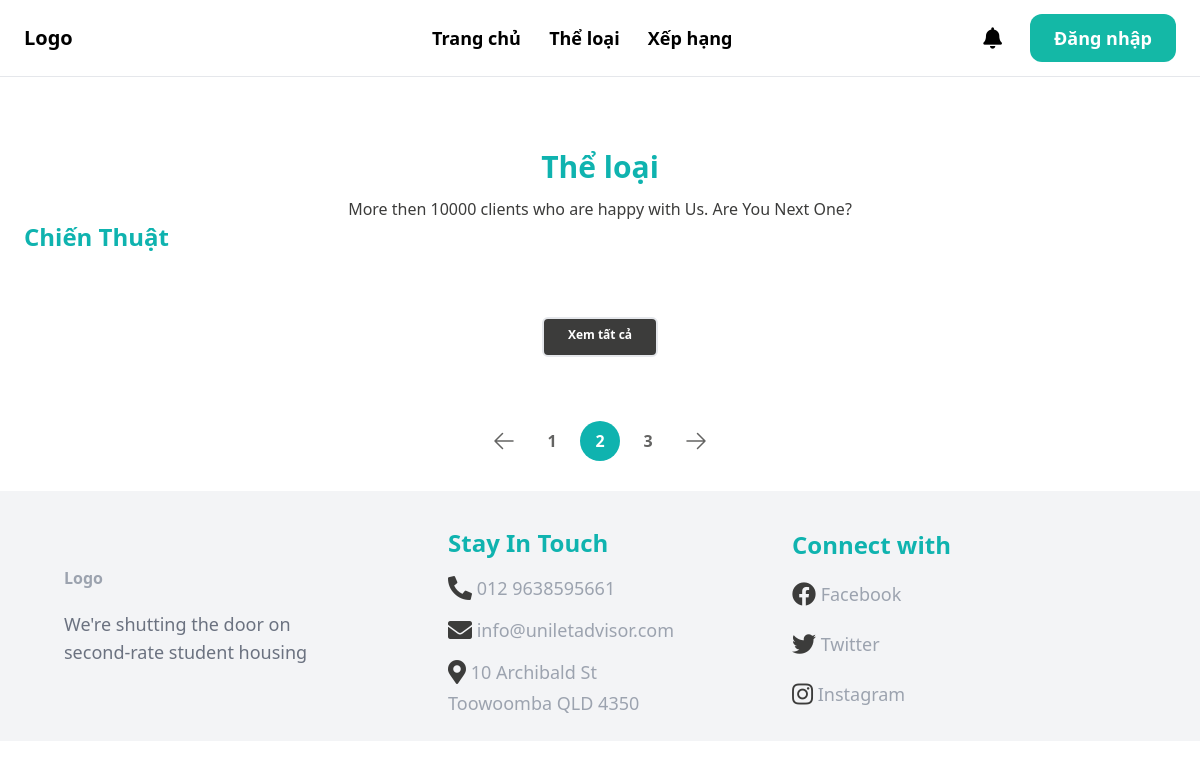
/allCategories/, run on an earlier commit of the app's database.
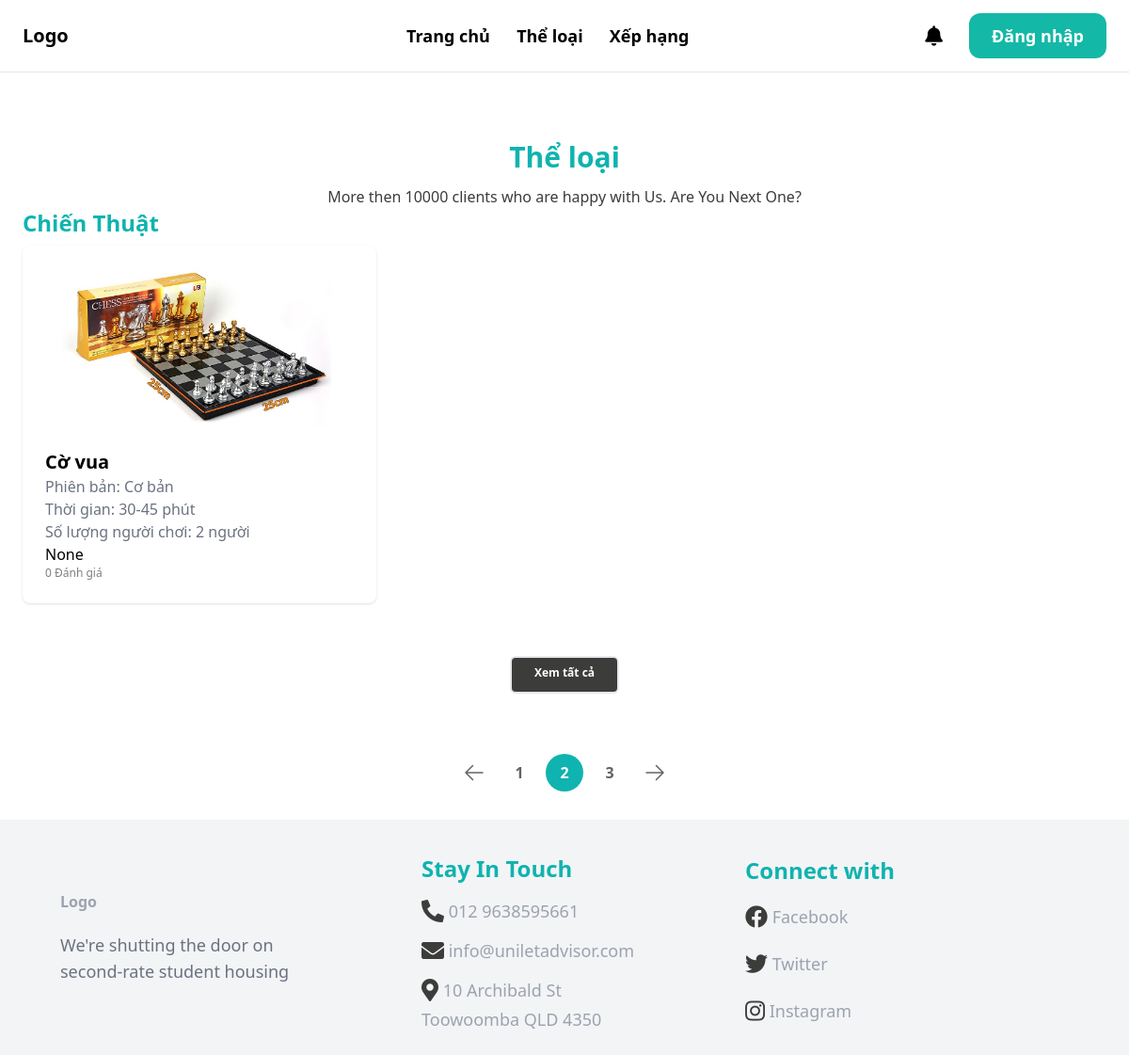
And on a later commit of the database.
### boardgame/models.py (models this page shows, shortened)
class Category(models.Model):
    title = models.CharField(max_length=100, default=None)
    cid = ShortUUIDField(unique=True, primary_key=True, prefix="cat", alphabet='1234567890', length=2, max_length=6)
    description = models.TextField(null=True, blank=True)
    class Meta:
        verbose_name_plural = 'Category'

class  Boardgame(models.Model):
    AGE_RATINGS = (
        ('G', 'Phổ biến'),
        ('7+', 'Trên 7 tuổi'),
        ('12+', 'Trên 12 tuổi'),
        ('16+', 'Trên 16 tuổi'),
        ('18+', 'Trên 18 tuổi'),
    )
    STATUS_BG = (
        ('out_of_stock', 'Boardgame này đã hết'),
        ('stocking', 'Boardgame này vẫn còn'),
    )
    bgid = ShortUUIDField(unique=True, primary_key=True, prefix="bg", alphabet='1234567890', length=2, max_length=6)
    user = models.ForeignKey(User, on_delete=models.SET_NULL, null=True)
    date = models.DateTimeField(default=timezone.now)
    category= models.ForeignKey(Category, on_delete=models.SET_NULL, null=True)
    version = models.ForeignKey(Version, on_delete=models.SET_NULL, null=True)
    title = models.CharField(max_length=100)
    image = models.ImageField(upload_to="user_directory_path")
    description = models.TextField(null=True, blank=True, default="This is the boardgame")
    rule = models.TextField(null=True, blank=True, default="This is rule for boardgame")
    age_rating = models.CharField(choices=AGE_RATINGS, max_length=5, default="G")
    people = models.IntegerField()
    play_time = models.IntegerField()
    price = models.DecimalField(max_digits=99999999999999, decimal_places=2)
    author = models.ForeignKey(Author, on_delete=models.SET_NULL, null=True, blank=True)
    producer = models.ForeignKey(Producer, on_delete=models.SET_NULL, null=True, blank=True)
    publication_year = models.IntegerField(default="2000")
    boardgame_status = models.CharField(choices=STATUS_BG, max_length=20, default="out_of_stock")
    in_stock = models.PositiveIntegerField(default=0)
    order = models.PositiveIntegerField(default=0)
    rental = models.PositiveIntegerField(default=0)
    total = models.PositiveIntegerField(default=0)
    class Meta:
        verbose_name_plural = "Boardgame"
    def get_average_rating(self):
        return self.reviews.aggregate(avg_rating=Avg('rating'))['avg_rating']

class Version(models.Model):
    title = models.CharField(max_length=100, default=None)
    vid = ShortUUIDField(unique=True, primary_key=True, prefix="ver", alphabet='1234567890', length=2, max_length=6)
    description = models.TextField(null=True, blank=True)
    class Meta:
        verbose_name_plural = 'Version'
    def __str__(self):
        return self.title

### core/views.py (the view)
# urls.py: path('allCategories/', views.allCategories, name='allCategories'),
def allCategories(request):
    categories = Category.objects.all()
    return render(request, 'core/allCategories.html',{
        'categories': categories,
    })

### templates/core/allCategories.html (shortened to what the changed rows need)
{% extends 'core/base.html' %}
{% load static %}
{% block content %}
    <div class="grid grid-row-2 gap-2 ">
        {% for categori in categories %}
            <a href="{% url "core:category" categori.cid %}">
                <p class="text-left text-2xl font-bold text-[#0FB3AF]">{{ categori.title }}</p>
            </a>
            <div class="grid grid-cols-3 gap-3 ">
                {% for boardgame in categori.boardgame_set.all|slice:":3" %}
                    <div class="shadow bg-[#ffffff] rounded-lg">
                        <a href="{% url "boardgame:detail" boardgame.bgid %}" class="boardgame-info">
                            <div >
                                <img src="{{ boardgame.image.url }}" class="rounded-t-lg object-contain max-h-48 w-full transition " sizes="100vw">
                            </div>
                            <div class="p-6 rounded-b-xl bg-white-100">
                                <h2 class="text-xl font-bold">{{ boardgame.title }}</h2>
                                <p class="text-gray-500">Phiên bản: {{ boardgame.version }}</p>
                                <p class="text-gray-500">Thời gian: {{ boardgame.play_time }} phút</p>
                                <p class="text-gray-500">Số lượng người chơi: {{ boardgame.people }} người</p>
                                {{boardgame.get_average_rating}}
                                <div class="font-thin text-[#7E7E7E] font-['Open Sans'] text-xs">
                                    {{boardgame.reviews.all.count}} Đánh giá
                                </div>
                            </div>
                        </a>
                    </div>
                {% endfor %}
            </div>
            <div class=" grid  justify-items-center items-center pt-12 ">
                <a  href="{% url "core:category" categori.cid %}"
                    class="rounded-md h-10 border-2 border-primary px-6 py-2 text-xs font-bold bg-[#3C3C3B] text-white text-center hover:bg-[#3C3C3BCC] ">
                    Xem tất cả
                </a>
            </div>
        {% endfor %}
    </div>
{% endblock %}

What changed in the data, as far as the page shows it:
added Boardgame: image (picture), title "Cờ vua", version "Cơ bản", play_time "30-45", people "2", get_average_rating "None", reviews.all.count "0"
